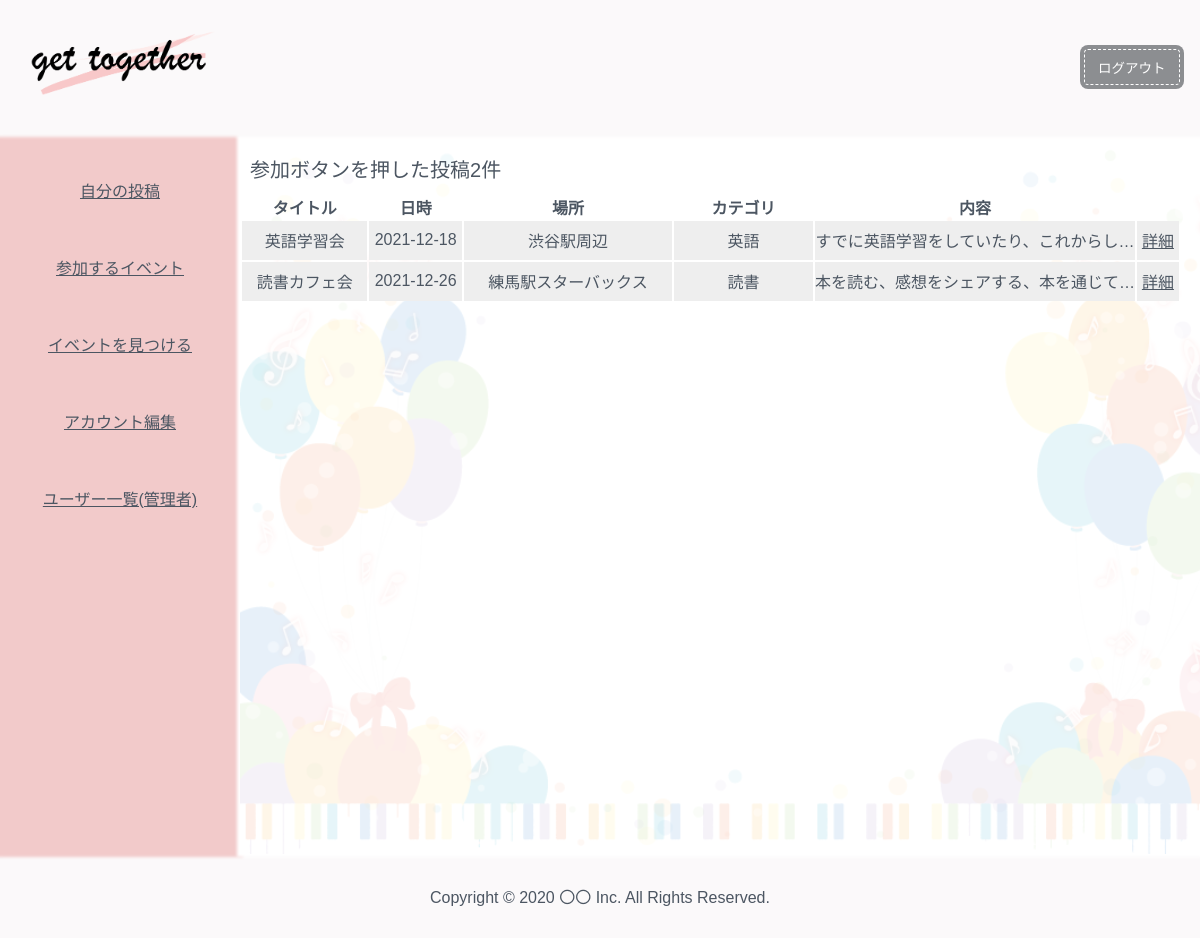
The page /Views/user_event_index.php (signed in) on the database its author committed.
### tables this page shows
CREATE TABLE `events` (
  `id` int(11) NOT NULL,
  `title` varchar(300) NOT NULL,
  `content` varchar(20000) DEFAULT NULL,
  `place` varchar(100) DEFAULT NULL,
  `date` date DEFAULT NULL,
  `category` varchar(1000) DEFAULT NULL,
  `user_id` int(11) NOT NULL,
  `del_flag` int(11) NOT NULL DEFAULT '0'
);

### Controllers/Controller1.php (called while the page is built, shortened)
<?php
require_once('../Models/UserEvent.php');
class PlayerController {
	  public function __construct() {
		$this->UserEvent = new UserEvent();
	  }
	public function countUE() {
		$s = $_SESSION['login_user']['id'];
		$countevent = $this->UserEvent->countUserEvent($s);
		return $countevent;
	}
	public function ue_index() {
	$ue_posts = $this->UserEvent->UserEventIndex(0);
	$ueparams = [
          'ue_posts'
          => $ue_posts
        ];
	return $ueparams;
	}
}
?>

### Models/Db.php (called while the page is built, shortened)
<?php
class Db {
	public function __construct($dbh = null) {
		if(!$dbh) {
			try {
				$this->dbh = new PDO(
					'mysql:dbname='.DB_NAME.
					';host='.DB_HOST, DB_USER, DB_PASSWD
				);
			} catch (PDOException $e) {
				echo "接続失敗:" . $e->getMessage() . "\n";
				exit();
			}
		} else{
			$this->dbh = $dbh;
		}
	}
}

### Models/UserEvent.php (called while the page is built, shortened)
<?php
require_once('../Models/Db.php');
class UserEvent extends Db  {
    public function countUserEvent($s){
    $sql = 'SELECT DISTINCT COUNT(ue.event_id) FROM user_event AS ue
            INNER JOIN events AS e ON e.id = ue.event_id
            WHERE e.del_flag = 0 AND ue.user_id = '
           .$_SESSION['login_user']['id'];
    $sth = $this->dbh->prepare($sql);
    $sth->execute();
    $result = $sth->fetchAll(PDO::FETCH_ASSOC);
    return $result;
    }
    public function UserEventIndex($s){
    $sql = 'SELECT e.id,e.title,e.content,e.place,e.date,e.category,e.user_id,e.del_flag
            FROM user_event AS ue
            INNER JOIN events AS e ON e.id = ue.event_id
            WHERE e.del_flag = 0 AND ue.user_id = '
           .$_SESSION['login_user']['id'];
    $sth = $this->dbh->prepare($sql);
    $sth->execute();
    $result = $sth->fetchAll(PDO::FETCH_ASSOC);
    return $result;
    }
}

### Views/user_event_index.php (the view, shortened to what this page needs)
<?php
require_once '../Controllers/Controller1.php';
$a = new PlayerController();
$b = $a->countUE();
$params = $a->ue_index();
?>
<!DOCTYPE html>
<html lang="ja">
<head>
  <link rel="stylesheet" type="text/css" href="css/all_index.css">
</head>
<body>
<?php include("header.php"); ?>
<article>
  <?php
  include("side.php");
  ?>
  <div class="content2">
    <div class="container">
    <p class="my_index_title">参加ボタンを押した投稿<?php echo $b[0]["COUNT(ue.event_id)"]; ?>件</p>
    </div>
<div class="view">
      <table class="db_table">
        <tr>
            <th>タイトル</th>
            <th>日時</th>
            <th>場所</th>
            <th>カテゴリ</th>
            <th>内容</th>
        </tr>
        <?php foreach ($params['ue_posts'] as $ue_post): ?>
        <?php if($ue_post['del_flag'] == 1):?>
        <?php else:  ?>
        <tr class="contents_conainer">
            <td><?php echo $ue_post['title']; ?></td>
            <td class="date"><?php echo $ue_post['date']; ?></td>
            <td><?php echo $ue_post['place']; ?></td>
            <td class="cate"><?php echo $ue_post['category']; ?></td>
            <td class="contents"><?php echo mb_strimwidth($ue_post['content'], 0, 40, '…', 'UTF-8' ); ?></td>
            <td>
            <a href="my_detail.php?id=<?php echo $ue_post['id']; ?>">詳細</a>
            </td>
            <?php endif;  ?>
            <?php endforeach; ?>
          </table>
    </div>
  </div>
</article>
<div>
<?php
include("footer.php");
?>
</div>
</body>
</html>

### Views/css/all_index.css (style rules this page uses)
* { -webkit-appearance: none; }
* { color: #4c5662; margin: 0px; padding: 0px; }
body { font-family: arial; }
.content2 { color: #4c5662; padding-top: 10px; background-color:white; width:80%; text-align:center; box-shadow: 0 0 3px 3px #ffffff; background-image: url(./img/fuu.png); background-color:rgba(255,255,255,0.8); background-blend-mode:lighten; background-size: cover; }
.my_index_title { font-size: 20px; margin: 10px; }
.container { display: flex; justify-content: left; }
.contents { overflow: hidden; text-overflow: ellipsis; white-space: nowrap; width: 20%; }
.contents_conainer { text-align: center; background: #eee; overflow: hidden; width: 70%; }
.cate { width: 15%; height: 39px; }
.date { width: 10%; height: 39px; }
.db_table { width: 98%; }

### Views/css/header.css (style rules this page uses)
* { -webkit-appearance: none; }
* { margin: 0px; padding: 0px; }
body { font-family: arial; }

### Views/css/mypage.css (style rules this page uses)
* { -webkit-appearance: none; }
* { margin: 0px; padding: 0px; }
body { font-family: arial; }
article { display:flex; }
.cate { width: 15%; height: 39px; }
.date { width: 10%; height: 39px; }

### Views/css/footer.css (style rules this page uses)
* { margin: 0px; padding: 0px; }
body { font-family: arial; }

### rows shown on the page
events: title "英語学習会", date "2021-12-18", place "渋谷駅周辺", category "英語", content "すでに英語学習をしていたり、これからし…"
events: title "読書カフェ会", date "2021-12-26", place "練馬駅スターバックス", category "読書", content "本を読む、感想をシェアする、本を通じて…"

### other values the page prints
$b[0]["COUNT(ue.event_id)"] "2"
